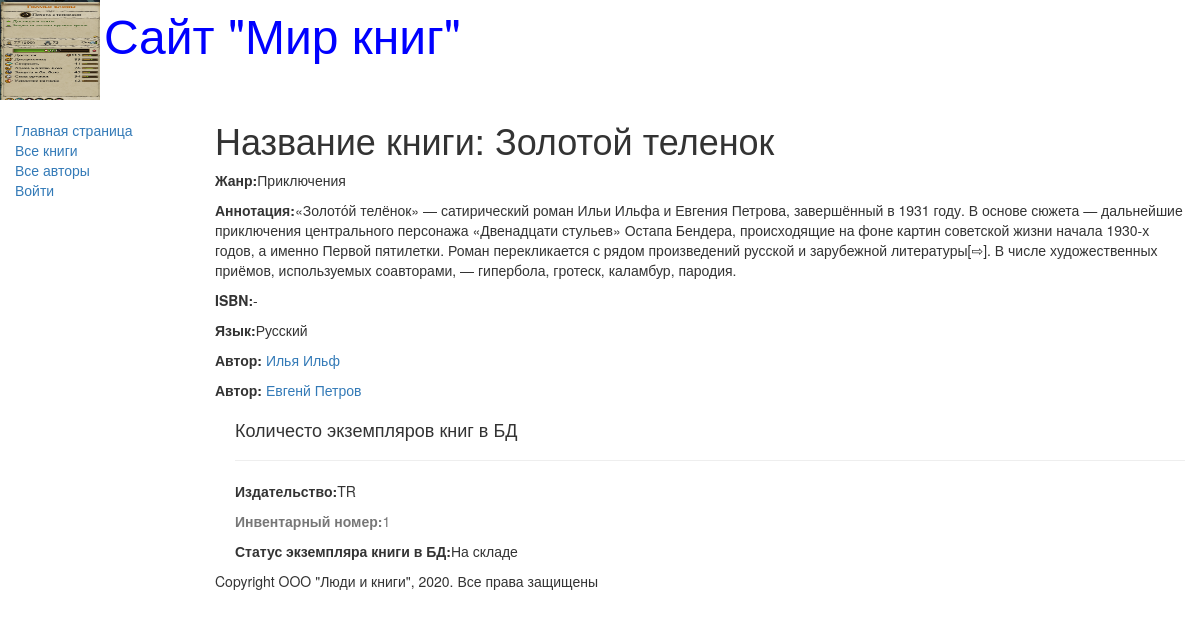
/catalog/books/1, run on an earlier commit of the app's database.
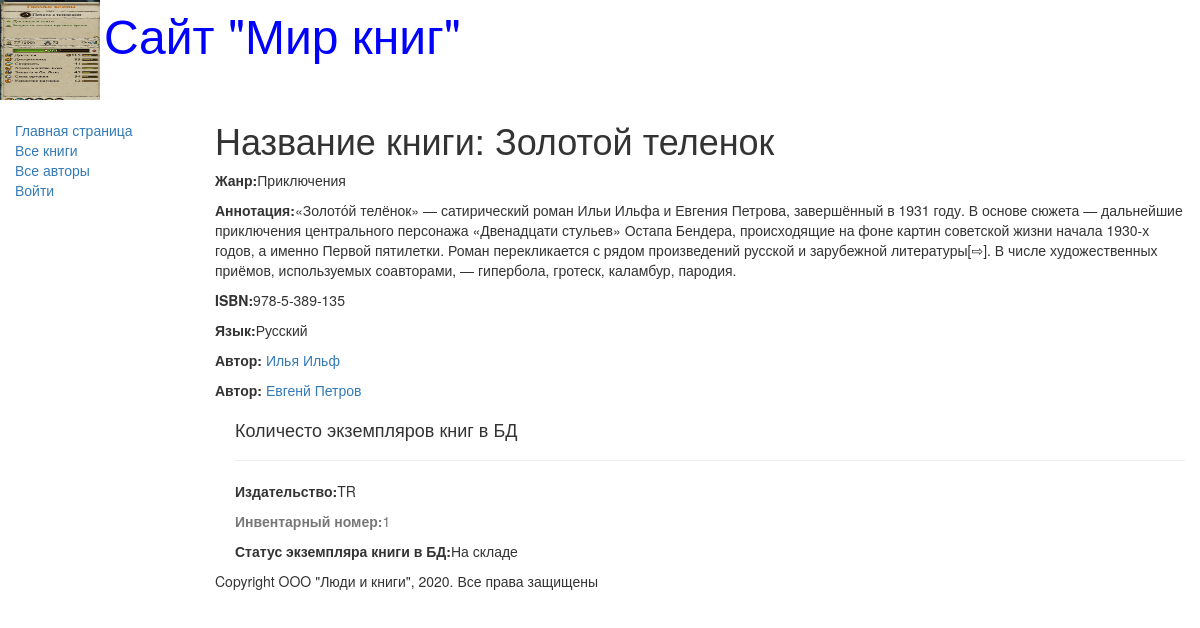
And on a later commit of the database.
### catalog/models.py (models this page shows, shortened)
class Book(models.Model):
    title = models.CharField(max_length=200,
                             help_text='Введите названия книги',
                             verbose_name='Название книги')
    genre = models.ForeignKey('Genre', on_delete=models.CASCADE,
                              help_text='Выберите жанр книги',
                              verbose_name='Жанр книги', null=True)
    language = models.ForeignKey('Language', on_delete=models.CASCADE,
                                 help_text='Выберите язык книги',
                                 verbose_name='Язык книги', null=True)
    author = models.ManyToManyField('Author',
                                    help_text='Выберите автора книги',
                                    verbose_name='Автор книги')
    summary = models.TextField(max_length=1000,
                               help_text='Введите краткое описание книги',
                               verbose_name='Аннотация книг')
    isbn = models.CharField(max_length=13,
                            help_text='Должно содержать 13 символов',
                            verbose_name='ISBN книги')
    def display_author(self):
        return ", ".join([author.last_name for author in self.author.all()])
    display_author.short_description = 'Авторы'

class Genre(models.Model):
    name = models.CharField(max_length=200,
                            help_text='Введите жанр книги',
                            verbose_name='Жанр книги')
    def __str__(self):
        return self.name

class Language(models.Model):
    name = models.CharField(max_length=20,
                            help_text='Введите язык книги',
                            verbose_name='Язык книги')
    def __str__(self):
        return self.name

class Author(models.Model):
    first_name = models.CharField(max_length=100,
                                  help_text="Введите имя автора",
                                  verbose_name="Имя автора")
    last_name = models.CharField(max_length=100,
                                 help_text="Введите фамилию автора",
                                 verbose_name="Фамилия автора")
    data_of_birth = models.DateField(help_text="Введите дату рождения",
                                     verbose_name='Дату рождения',
                                     null=True, blank=True)
    data_of_death = models.DateField(help_text='Введите дату смерти',
                                     verbose_name='Дата смерти',
                                     null=True, blank=True)

class BookInstance(models.Model):
    book = models.ForeignKey('Book', on_delete=models.CASCADE, null=True)
    inv_nom = models.CharField(max_length=20, null=True,
                               help_text='Введите инвентарный номер экземпляра',
                               verbose_name='Инвентарный номер')
    imprint = models.CharField(max_length=200,
                               help_text='Введите издательство в год выпуска',
                               verbose_name='Издательство')
    status = models.ForeignKey('Status', on_delete=models.CASCADE,
                               null=True, help_text='Изменить состояние экземпляра книги',
                               verbose_name='Статус экземпляра книги')
    due_back = models.DateField(null=True, blank=True,
                                help_text='Введите конец срока статуса',
                                verbose_name='Дата окончания статуса')

class Status(models.Model):
    name = models.CharField(max_length=20,
                            help_text='Введите статус экземпляра книги',
                            verbose_name='Статус экземпяра книги')
    def __str__(self):
        return self.name

### catalog/views.py (the view)
# urls.py: path('books/<int:id>', BookDetailView.as_view(), name='book-detail'),
class BookDetailView(APIView):
    renderer_classes = [TemplateHTMLRenderer]
    template_name = 'book_detail.html'
    def get(self, request: None, id: int) -> Response:
        book = Book.objects.get(pk=id)
        author = book.author.all()
        book_instance_set = book.bookinstance_set.all()
        return Response({
            'book': BookDetailSerializer(book).data,
            'authors': BookAuthorDetailSerializer(author, many=True).data,
            'book_instance_set': BookInstanceDetailSerializer(book_instance_set, many=True).data,
                         })

### catalog/templates/book_detail.html (shortened to what this page needs)
{% extends "base_generic.html" %}
{% block content %}
    <h1>Название книги: {{ book.title }}</h1>
    <p><strong>Жанр:</strong>{{ book.genre }}</p>
    <p><strong>Аннотация:</strong>{{ book.summary }}</p>
    <p><strong>ISBN:</strong>{{ book.isbn }}</p>
    <p><strong>Язык:</strong>{{ book.language }}</p>
        {% for author in authors %}
            <p><strong>Автор:</strong>
               <a href="">{{ author.first_name }}
                          {{ author.last_name}}</a></p>
        {% endfor %}
    <div style="margin-left:20px;margin-top:20px">
        <h4>Количесто экземпляров книг в БД</h4>
        {% for copy in book_instance_set %}
            <hr>
            <p><strong>Издательство:</strong>{{ copy.imprint }}</p>
            <p class="text-muted"><strong>Инвентарный номер:</strong>{{ copy.id }}</p>
            <p><strong>Статус экземпляра книги в БД:</strong>{{ copy.status }}</p>
        {% endfor %}
    </div>
{% endblock %}

### catalog/templates/base_generic.html (shortened to what this page needs)
<!DOCTYPE html>
<html lang="en">
<head>
    <link rel="stylesheet"
          href="https://maxcdn.bootstrapcdn.com/bootstrap/3.3.7/css/bootstrap.min.css">
    {% load static %}
    <link rel="stylesheet" href="{% static 'css/styles.css' %}">
    {% block head %}
        <img src="{% static 'images/logotip.jpg' %}" style="width:100px; height:100px;" align="absmiddle">
        <font size=7, color="blue">Сайт "Мир книг"</font>
    {% endblock %}
</head>
<body>
    <div class="container-fluid">
        <div class="row">
            <div class="col-sm-2">
            {% block sidebar %}
            <ul class="sidebar-nav">
                <li><a href="{% url 'catalog:index' %}">Главная страница</a></li>
                <li><a href="{% url 'catalog:books' %}">Все книги</a></li>
                <li><a href="{% url 'catalog:authors' %}">Все авторы</a></li>
                {% if user.is_authenticated %}
                    <li>Привет, {{ user.username }}!</li>
                    <li>
                        <form method="post" action="{% url 'catalog:logout' %}">
                            {% csrf_token %}
                            <button type="submit" class="btn btn-link">Выйти</button>
                        </form>
                    </li>
                {% else %}
                    <li><a href="{% url 'catalog:login' %}">Войти</a></li>
                {% endif %}
            </ul>
            {% endblock %}
            </div>
            <div class="col-sm-10">
            {% block content %} {% endblock %}
            {% block footer %}
                {% block copyright %}
                <p>Copyright OOO "Люди и книги", 2020. Все права защищены</p>
                {% endblock %}
            {% endblock %}
            </div>
        </div>
    </div>
</body>
</html>

### catalog/static/CSS/styles.css (style rules this page uses)
.sidebar-nav { margin-top: 20px; padding: 0; list-style: none; }

What changed in the data, as far as the page shows it:
changed Book "Золотой теленок": isbn (not shown) → "978-5-389-135"
Also different on the page:
{{ book.isbn }}: "-" → (not shown)
